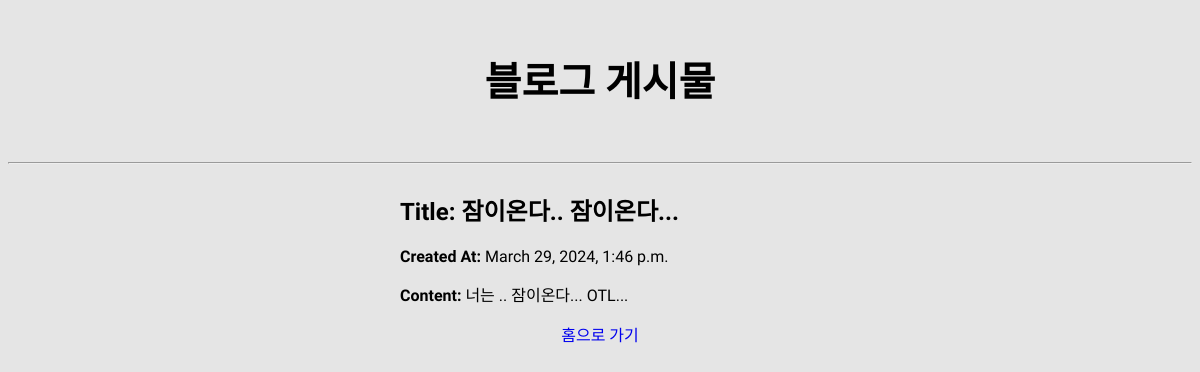
The app's page /blog/4 with its own data.
### blog/models.py (models this page shows, shortened)
class Blog(models.Model):
    title = models.CharField(max_length=100)
    created_at = models.DateTimeField(auto_now_add=True, null=True)
    content = models.TextField()

### blog/views.py (the view)
# urls.py: path('blog/<int:blog_id>', views.detail, name='detail'),
def detail(request, blog_id):
    blog = get_object_or_404(Blog, pk=blog_id)
    return render(request, 'detail.html', {'blog':blog})

### blog/templates/detail.html (shortened to what this page needs)
<!DOCTYPE html>
<html>
<head>
</head>
<body>
    <h1>블로그 게시물</h1>
    <br>
    <hr>
    <div class="post-detail">
        <div class="real-detail">
            <h2>Title: {{blog.title}}</h2>
            <p><b>Created At:</b> {{blog.created_at}}</p>
            <p><b>Content:</b> {{blog.content}}</p>
        </div>
        <a href="{% url 'home' %}">홈으로 가기</a>
    </div>
</body>
</html>

### blog/templates/detail.html (style rules this page uses)
body { background-color: rgba(128, 128, 128, 0.199); font-family: "Single Day", cursive; position: relative; height: 100vh; text-align: center; }
.post-detail { position: absolute; left: 50%; transform: translateX(-50%); width: 400px; }
.real-detail { text-align: left; }
h1 { margin-top: 50px; font-size: 40px; box-sizing: border-box; }
a { text-decoration: none; }

### records on screen
Blog: title "잠이온다.. 잠이온다...", created_at "March 29, 2024, 1:46 p.m.", content "너는 .. 잠이온다... OTL..."
